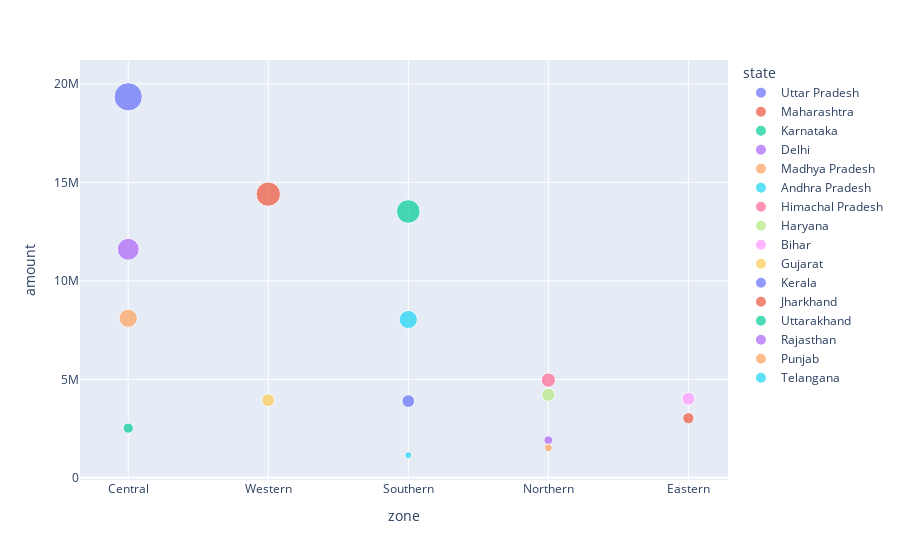

Notebook cell for this chart:
### Code cell
px.scatter(data_frame=BV1, x="zone", y= "amount", color="state",size= "amount")

### Figure 1 — Plotly figure (JSON) as saved in the notebook; plotly's stock layout.template omitted (floating-point values rounded to 4 significant figures)
{"data": [{"hovertemplate": "state=Uttar Pradesh<br>zone=%{x}<br>amount=%{marker.size}<extra></extra>", "legendgroup": "Uttar Pradesh", "marker": {"color": "#636efa", "size": [19346055], "sizemode": "area", "sizeref": 48370.0, "symbol": "circle"}, "mode": "markers", "name": "Uttar Pradesh", "orientation": "v", "showlegend": true, "type": "scatter", "x": ["Central"], "xaxis": "x", "y": [19346055], "yaxis": "y"}, {"hovertemplate": "state=Maharashtra<br>zone=%{x}<br>amount=%{marker.size}<extra></extra>", "legendgroup": "Maharashtra", "marker": {"color": "#EF553B", "size": [14404467], "sizemode": "area", "sizeref": 48370.0, "symbol": "circle"}, "mode": "markers", "name": "Maharashtra", "orientation": "v", "showlegend": true, "type": "scatter", "x": ["Western"], "xaxis": "x", "y": [14404467], "yaxis": "y"}, {"hovertemplate": "state=Karnataka<br>zone=%{x}<br>amount=%{marker.size}<extra></extra>", "legendgroup": "Karnataka", "marker": {"color": "#00cc96", "size": [13523540], "sizemode": "area", "sizeref": 48370.0, "symbol": "circle"}, "mode": "markers", "name": "Karnataka", "orientation": "v", "showlegend": true, "type": "scatter", "x": ["Southern"], "xaxis": "x", "y": [13523540], "yaxis": "y"}, {"hovertemplate": "state=Delhi<br>zone=%{x}<br>amount=%{marker.size}<extra></extra>", "legendgroup": "Delhi", "marker": {"color": "#ab63fa", "size": [11600000.0], "sizemode": "area", "sizeref": 48370.0, "symbol": "circle"}, "mode": "markers", "name": "Delhi", "orientation": "v", "showlegend": true, "type": "scatter", "x": ["Central"], "xaxis": "x", "y": [11600000.0], "yaxis": "y"}, {"hovertemplate": "state=Madhya Pradesh<br>zone=%{x}<br>amount=%{marker.size}<extra></extra>", "legendgroup": "Madhya Pradesh", "marker": {"color": "#FFA15A", "size": [8101142], "sizemode": "area", "sizeref": 48370.0, "symbol": "circle"}, "mode": "markers", "name": "Madhya Pradesh", "orientation": "v", "showlegend": true, "type": "scatter", "x": ["Central"], "xaxis": "x", "y": [8101142], "yaxis": "y"}, {"hovertemplate": "state=Andhra Pradesh<br>zone=%{x}<br>amount=%{marker.size}<extra></extra>", "legendgroup": "Andhra Pradesh", "marker": {"color": "#19d3f3", "size": [8037000.0], "sizemode": "area", "sizeref": 48370.0, "symbol": "circle"}, "mode": "markers", "name": "Andhra Pradesh", "orientation": "v", "showlegend": true, "type": "scatter", "x": ["Southern"], "xaxis": "x", "y": [8037000.0], "yaxis": "y"}, {"hovertemplate": "state=Himachal Pradesh<br>zone=%{x}<br>amount=%{marker.size}<extra></extra>", "legendgroup": "Himachal Pradesh", "marker": {"color": "#FF6692", "size": [4963368], "sizemode": "area", "sizeref": 48370.0, "symbol": "circle"}, "mode": "markers", "name": "Himachal Pradesh", "orientation": "v", "showlegend": true, "type": "scatter", "x": ["Northern"], "xaxis": "x", "y": [4963368], "yaxis": "y"}, {"hovertemplate": "state=Haryana<br>zone=%{x}<br>amount=%{marker.size}<extra></extra>", "legendgroup": "Haryana", "marker": {"color": "#B6E880", "size": [4217871], "sizemode": "area", "sizeref": 48370.0, "symbol": "circle"}, "mode": "markers", "name": "Haryana", "orientation": "v", "showlegend": true, "type": "scatter", "x": ["Northern"], "xaxis": "x", "y": [4217871], "yaxis": "y"}, {"hovertemplate": "state=Bihar<br>zone=%{x}<br>amount=%{marker.size}<extra></extra>", "legendgroup": "Bihar", "marker": {"color": "#FF97FF", "size": [4014669], "sizemode": "area", "sizeref": 48370.0, "symbol": "circle"}, "mode": "markers", "name": "Bihar", "orientation": "v", "showlegend": true, "type": "scatter", "x": ["Eastern"], "xaxis": "x", "y": [4014669], "yaxis": "y"}, {"hovertemplate": "state=Gujarat<br>zone=%{x}<br>amount=%{marker.size}<extra></extra>", "legendgroup": "Gujarat", "marker": {"color": "#FECB52", "size": [3938159], "sizemode": "area", "sizeref": 48370.0, "symbol": "circle"}, "mode": "markers", "name": "Gujarat", "orientation": "v", "showlegend": true, "type": "scatter", "x": ["Western"], "xaxis": "x", "y": [3938159], "yaxis": "y"}, {"hovertemplate": "state=Kerala<br>zone=%{x}<br>amount=%{marker.size}<extra></extra>", "legendgroup": "Kerala", "marker": {"color": "#636efa", "size": [3894000.0], "sizemode": "area", "sizeref": 48370.0, "symbol": "circle"}, "mode": "markers", "name": "Kerala", "orientation": "v", "showlegend": true, "type": "scatter", "x": ["Southern"], "xaxis": "x", "y": [3894000.0], "yaxis": "y"}, {"hovertemplate": "state=Jharkhand<br>zone=%{x}<br>amount=%{marker.size}<extra></extra>", "legendgroup": "Jharkhand", "marker": {"color": "#EF553B", "size": [3026456], "sizemode": "area", "sizeref": 48370.0, "symbol": "circle"}, "mode": "markers", "name": "Jharkhand", "orientation": "v", "showlegend": true, "type": "scatter", "x": ["Eastern"], "xaxis": "x", "y": [3026456], "yaxis": "y"}, {"hovertemplate": "state=Uttarakhand<br>zone=%{x}<br>amount=%{marker.size}<extra></extra>", "legendgroup": "Uttarakhand", "marker": {"color": "#00cc96", "size": [2520944], "sizemode": "area", "sizeref": 48370.0, "symbol": "circle"}, "mode": "markers", "name": "Uttarakhand", "orientation": "v", "showlegend": true, "type": "scatter", "x": ["Central"], "xaxis": "x", "y": [2520944], "yaxis": "y"}, {"hovertemplate": "state=Rajasthan<br>zone=%{x}<br>amount=%{marker.size}<extra></extra>", "legendgroup": "Rajasthan", "marker": {"color": "#ab63fa", "size": [1909409], "sizemode": "area", "sizeref": 48370.0, "symbol": "circle"}, "mode": "markers", "name": "Rajasthan", "orientation": "v", "showlegend": true, "type": "scatter", "x": ["Northern"], "xaxis": "x", "y": [1909409], "yaxis": "y"}, {"hovertemplate": "state=Punjab<br>zone=%{x}<br>amount=%{marker.size}<extra></extra>", "legendgroup": "Punjab", "marker": {"color": "#FFA15A", "size": [1525800], "sizemode": "area", "sizeref": 48370.0, "symbol": "circle"}, "mode": "markers", "name": "Punjab", "orientation": "v", "showlegend": true, "type": "scatter", "x": ["Northern"], "xaxis": "x", "y": [1525800], "yaxis": "y"}, {"hovertemplate": "state=Telangana<br>zone=%{x}<br>amount=%{marker.size}<extra></extra>", "legendgroup": "Telangana", "marker": {"color": "#19d3f3", "size": [1151490], "sizemode": "area", "sizeref": 48370.0, "symbol": "circle"}, "mode": "markers", "name": "Telangana", "orientation": "v", "showlegend": true, "type": "scatter", "x": ["Southern"], "xaxis": "x", "y": [1151490], "yaxis": "y"}], "layout": {"legend": {"itemsizing": "constant", "title": {"text": "state"}, "tracegroupgap": 0}, "margin": {"t": 60}, "xaxis": {"anchor": "y", "domain": [0, 1], "title": {"text": "zone"}}, "yaxis": {"anchor": "x", "domain": [0, 1], "title": {"text": "amount"}}}}
